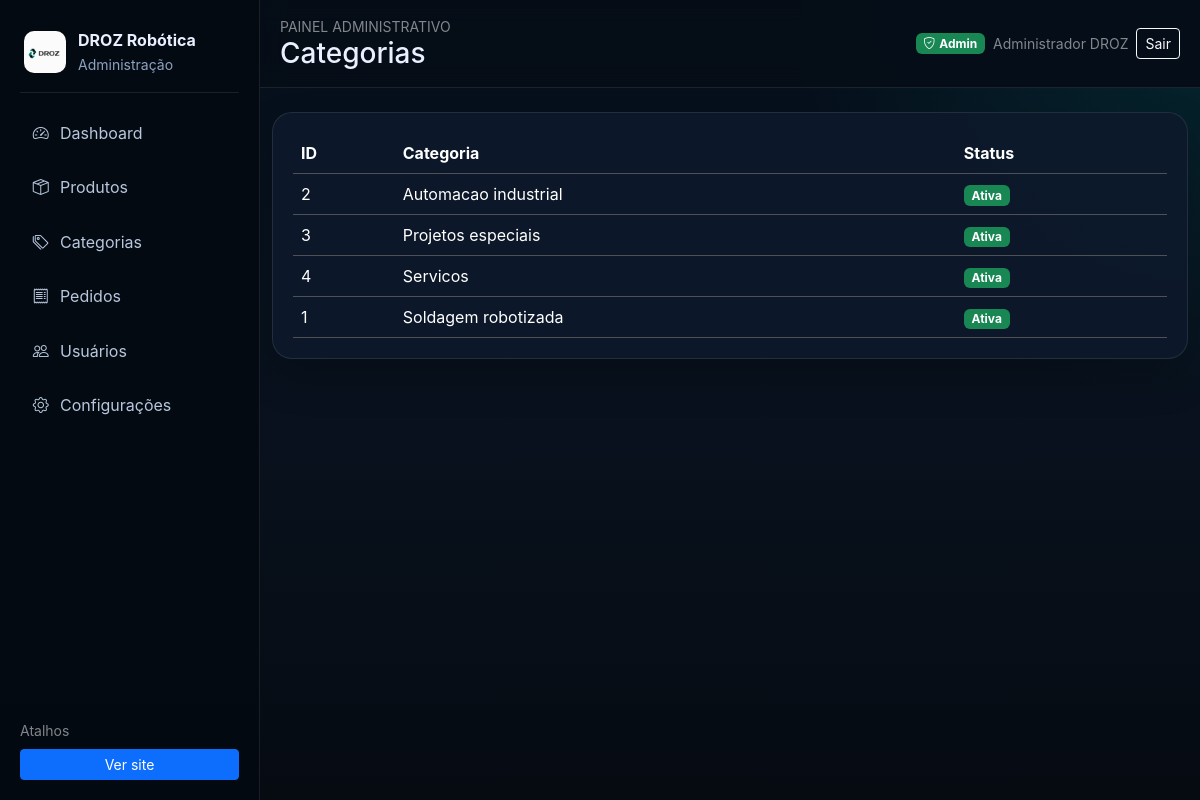
/admin/categorias.php (signed in), run on the app's committed database.
### tables this page shows
CREATE TABLE categorias (
    id_categoria INT AUTO_INCREMENT PRIMARY KEY,
    nome VARCHAR(80) NOT NULL UNIQUE,
    ativo BOOLEAN NOT NULL DEFAULT TRUE,
    data_criacao DATETIME NOT NULL DEFAULT CURRENT_TIMESTAMP,
    data_atualizacao DATETIME NOT NULL DEFAULT CURRENT_TIMESTAMP ON UPDATE CURRENT_TIMESTAMP
);

### includes/funcoes.php (called while the page is built, shortened)
<?php
if (!function_exists('e')) {
    function e($valor) {
        return htmlspecialchars(
            (string)$valor,
            ENT_QUOTES,
            'UTF-8'
        );
    }
}

### public/admin/categorias.php (the view, shortened to what this page needs)
<?php
include __DIR__ . '/includes/header.php';
require_once __DIR__ . '/../../config/conexao.php';
$stmt = $pdo->query("SELECT id_categoria, nome, ativo FROM categorias ORDER BY nome");
$categorias = $stmt->fetchAll();
?>
<div class="dashboard-card"><div class="table-responsive"><table class="table table-dark align-middle mb-0"><thead><tr><th>ID</th><th>Categoria</th><th>Status</th></tr></thead><tbody>
<?php foreach ($categorias as $categoria): ?><tr><td><?= (int)$categoria['id_categoria'] ?></td><td><?= e($categoria['nome']) ?></td><td><span class="badge <?= $categoria['ativo'] ? 'text-bg-success' : 'text-bg-secondary' ?>"><?= $categoria['ativo'] ? 'Ativa' : 'Inativa' ?></span></td></tr><?php endforeach; ?>
</tbody></table></div></div>
<?php include __DIR__ . '/includes/footer.php'; ?>

### public/assets/admin/admin.css (style rules this page uses)
:root { --admin-bg: #07111d; --admin-panel: rgba(13, 26, 43, .96); --admin-panel-2: #0f2034; --admin-border: rgba(255,255,255,.09); --admin-primary: #00a69c; --admin-primary-2: #00c7bb; }
* { box-sizing: border-box; }
body.admin-body, body.admin-login-body { min-height: 100vh; color: #eaf0ff; background: radial-gradient(circle at top right, rgba(0,166,156,.14), transparent 28%), linear-gradient(180deg,#05101c,#08111d 55%,#060b12); font-family: Inter, system-ui, -apple-system, BlinkMacSystemFont, "Segoe UI", sans-serif; }
.dashboard-card { background:var(--admin-panel); border:1px solid var(--admin-border); border-radius:20px; padding:1.25rem; box-shadow:0 18px 42px rgba(0,0,0,.18); }
.table { --bs-table-bg: transparent; }

### data on the page
categorias: id_categoria "2", nome "Automacao industrial", ativo "Ativa"
categorias: id_categoria "3", nome "Projetos especiais", ativo "Ativa"
categorias: id_categoria "4", nome "Servicos", ativo "Ativa"
categorias: id_categoria "1", nome "Soldagem robotizada", ativo "Ativa"

### other printed values
$adminPagina "Categorias"
$usuario['nome'] "Administrador DROZ"
